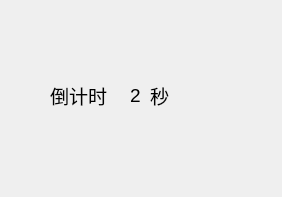
<?xml version="1.0" encoding="UTF-8"?>
<ui version="4.0">
 <class>Dialog</class>
 <widget class="QDialog" name="Dialog">
  <property name="geometry">
   <rect>
    <x>0</x>
    <y>0</y>
    <width>282</width>
    <height>197</height>
   </rect>
  </property>
  <property name="windowTitle">
   <string>Dialog</string>
  </property>
  <property name="windowIcon">
   <iconset resource="Icon.qrc">
    <normaloff>:/keyboard.png</normaloff>:/keyboard.png</iconset>
  </property>
  <widget class="QLabel" name="label">
   <property name="geometry">
    <rect>
     <x>50</x>
     <y>80</y>
     <width>71</width>
     <height>31</height>
    </rect>
   </property>
   <property name="text">
    <string>&lt;html&gt;&lt;head/&gt;&lt;body&gt;&lt;p&gt;&lt;span style=&quot; font-size:14pt;&quot;&gt;倒计时&lt;/span&gt;&lt;/p&gt;&lt;/body&gt;&lt;/html&gt;</string>
   </property>
  </widget>
  <widget class="QLabel" name="label_2">
   <property name="geometry">
    <rect>
     <x>150</x>
     <y>80</y>
     <width>31</width>
     <height>31</height>
    </rect>
   </property>
   <property name="text">
    <string>&lt;html&gt;&lt;head/&gt;&lt;body&gt;&lt;p&gt;&lt;span style=&quot; font-size:14pt;&quot;&gt;秒&lt;/span&gt;&lt;/p&gt;&lt;/body&gt;&lt;/html&gt;</string>
   </property>
  </widget>
  <widget class="QLabel" name="label_3">
   <property name="geometry">
    <rect>
     <x>130</x>
     <y>80</y>
     <width>21</width>
     <height>31</height>
    </rect>
   </property>
   <property name="text">
    <string>&lt;html&gt;&lt;head/&gt;&lt;body&gt;&lt;p&gt;&lt;span style=&quot; font-size:14pt;&quot;&gt;2&lt;/span&gt;&lt;/p&gt;&lt;/body&gt;&lt;/html&gt;</string>
   </property>
  </widget>
 </widget>
 <resources>
  <include location="Icon.qrc"/>
 </resources>
 <connections/>
</ui>
